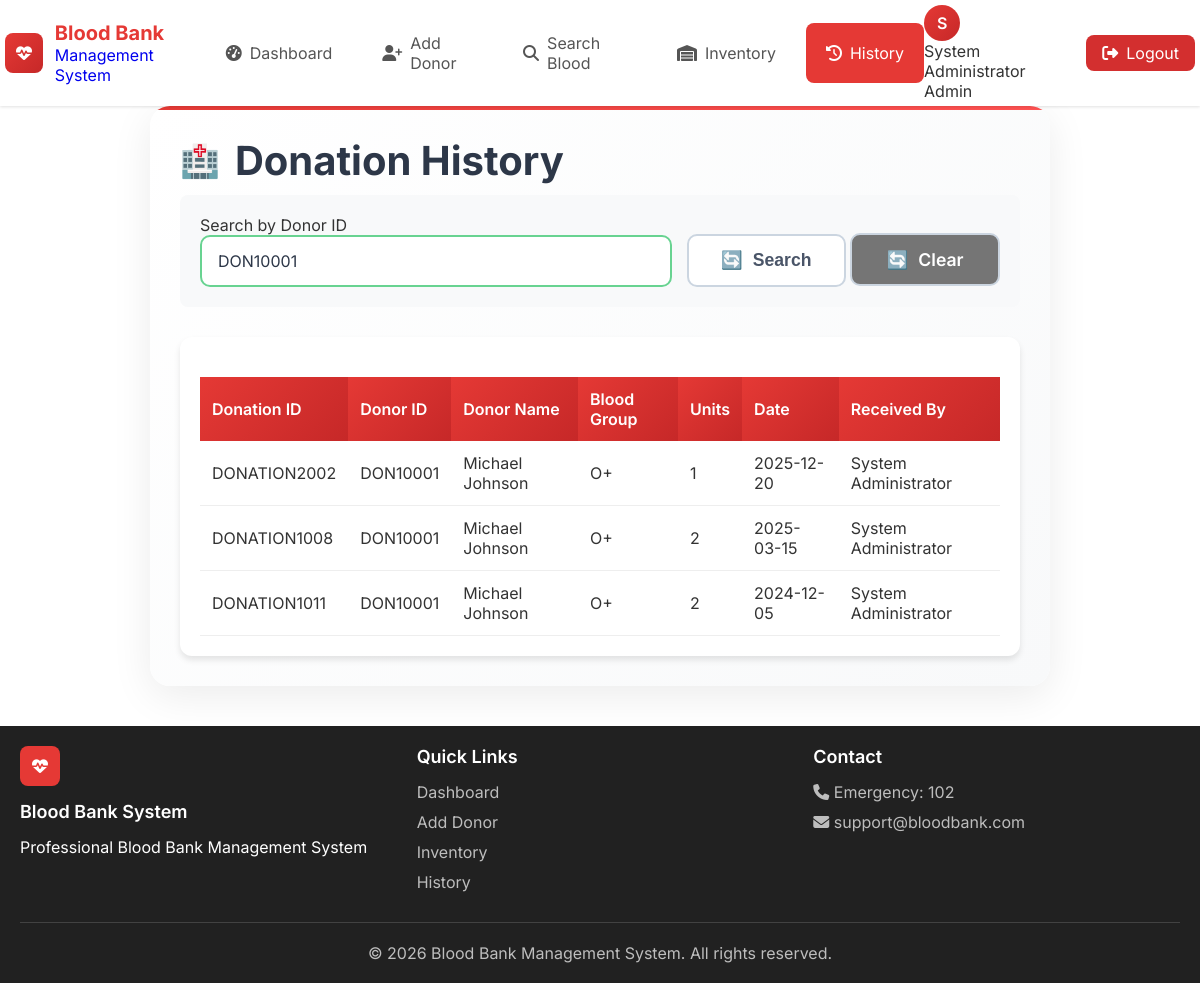
The app's page /history?donor_id=DON10001 (signed in) with its own data.
### tables this page shows
CREATE TABLE donation_history (
        id INTEGER PRIMARY KEY AUTOINCREMENT,
        donation_id TEXT NOT NULL UNIQUE,
        donor_id TEXT NOT NULL,
        donor_name TEXT NOT NULL,
        blood_group TEXT NOT NULL,
        units_donated INTEGER NOT NULL,
        donation_date DATE NOT NULL,
        expiry_date DATE NOT NULL,
        received_by TEXT,
        test_result TEXT DEFAULT 'Passed',
        notes TEXT,
        created_at TIMESTAMP DEFAULT CURRENT_TIMESTAMP
    );

### app.py (the view)
@app.route('/history')
@login_required
def history():
    conn = get_db()
    donor_id = request.args.get('donor_id', '').strip()
    blood_group = request.args.get('blood_group', '')
    start_date = request.args.get('start_date', '')
    end_date = request.args.get('end_date', '')
    query = '''
        SELECT donation_id, donor_id, donor_name, blood_group, units_donated,
               donation_date, expiry_date, received_by, test_result, notes
        FROM donation_history
        WHERE 1=1
    '''
    params = []
    if donor_id:
        query += ' AND donor_id LIKE ?'
        params.append(f'%{donor_id}%')
    if blood_group:
        query += ' AND blood_group = ?'
        params.append(blood_group)
    if start_date:
        query += ' AND donation_date >= ?'
        params.append(start_date)
    if end_date:
        query += ' AND donation_date <= ?'
        params.append(end_date)
    query += ' ORDER BY donation_date DESC'
    history_data = conn.execute(query, params).fetchall()
    conn.close()
    return render_template('history.html', history=history_data)

### app.py (called while the page is built)
def login_required(f):
    @wraps(f)
    def decorated_function(*args, **kwargs):
        if 'user_id' not in session:
            flash('Please login to access this page', 'warning')
            return redirect(url_for('login'))
        return f(*args, **kwargs)
    return decorated_function

def get_db():
    conn = sqlite3.connect('bloodbank.db')
    conn.row_factory = sqlite3.Row
    return conn

### templates/history.html (shortened to what this page needs)
{% extends "base.html" %}
{% block content %}
<div class="form-container">
    <h1>Donation History</h1>
    <form method="GET" action="{{ url_for('history') }}" style="background: #f8f9fa; padding: 20px; border-radius: 8px; margin-bottom: 30px;">
        <div style="display: flex; gap: 15px; align-items: end;">
            <div style="flex: 1;">
                <label>Search by Donor ID</label>
                <input type="text" name="donor_id" class="form-control" value="{{ request.args.get('donor_id', '') }}">
            </div>
            <div>
                <button type="submit" class="btn">Search</button>
                <a href="{{ url_for('history') }}" class="btn" style="background: #757575; color: white;">Clear</a>
            </div>
        </div>
    </form>
    {% if history %}
    <div class="table-container">
        <table class="data-table">
            <thead>
                <tr>
                    <th>Donation ID</th>
                    <th>Donor ID</th>
                    <th>Donor Name</th>
                    <th>Blood Group</th>
                    <th>Units</th>
                    <th>Date</th>
                    <th>Received By</th>
                </tr>
            </thead>
            <tbody>
                {% for record in history %}
                <tr>
                    <td>{{ record.donation_id }}</td>
                    <td>{{ record.donor_id }}</td>
                    <td>{{ record.donor_name }}</td>
                    <td>{{ record.blood_group }}</td>
                    <td>{{ record.units_donated }}</td>
                    <td>{{ record.donation_date }}</td>
                    <td>{{ record.received_by or 'N/A' }}</td>
                </tr>
                {% endfor %}
            </tbody>
        </table>
    </div>
    {% else %}
    <p>No donation records found.</p>
    {% endif %}
</div>
{% endblock %}

### static/style.css (style rules this page uses)
:root { --primary: #e53935; --primary-dark: #c62828; --primary-light: #ff5252; --secondary: #1565c0; --success: #2e7d32; --warning: #ff9800; --danger: #d32f2f; --info: #0288d1; --white: #ffffff; --light: #f5f5f5; --dark: #212121; --gray: #757575; --gray-light: #e0e0e0; --shadow-sm: 0 1px 3px rgba(0,0,0,0.12); --shadow-md: 0 4px 6px rgba(0,0,0,0.1); --shadow-lg: 0 10px 25px rgba(0,0,0,0.1); --radius: 8px; --radius-lg: 12px; --radius-xl: 16px; }
* { margin: 0; padding: 0; box-sizing: border-box; }
body { font-family: 'Inter', -apple-system, BlinkMacSystemFont, sans-serif; min-height: 100vh; color: #333; }
.btn { display: inline-flex; align-items: center; justify-content: center; gap: 8px; padding: 12px 24px; border: none; border-radius: var(--radius); font-size: 16px; font-weight: 500; cursor: pointer; transition: 0.3s; text-decoration: none; }
.form-container { background: white; border-radius: var(--radius-lg); padding: 30px; box-shadow: var(--shadow-md); }
.table-container { background: white; border-radius: var(--radius-lg); padding: 20px; box-shadow: var(--shadow-md); overflow: auto; }
.data-table { width: 100%; border-collapse: collapse; margin-top: 20px; }
.data-table th { background: linear-gradient(135deg, var(--primary), var(--primary-dark)); color: white; padding: 12px; text-align: left; font-weight: 600; }
.data-table td { padding: 12px; border-bottom: 1px solid #eee; }
.form-container { max-width: 900px; margin: 0 auto; padding: 30px; background: linear-gradient(135deg, #ffffff 0%, #f8f9fa 100%); border-radius: 20px; box-shadow: 0 10px 40px rgba(0, 0, 0, 0.08); position: relative; overflow: hidden; }
.form-container::before { content: ''; position: absolute; top: 0; left: 0; right: 0; height: 4px; background: linear-gradient(90deg, #e53935, #ff5252); }
.form-container h1 { color: #2d3748; font-size: 2.5rem; margin-bottom: 10px; display: flex; align-items: center; gap: 15px; }
.form-container h1::before { content: '🏥'; font-size: 2rem; }
.form-control { width: 100%; padding: 14px 16px; border: 2px solid #e2e8f0; border-radius: 10px; font-size: 1rem; color: #2d3748; background: white; transition: all 0.3s ease; font-family: 'Inter', sans-serif; }
.form-control::placeholder { color: #a0aec0; }
.btn { padding: 14px 32px; border: none; border-radius: 10px; font-size: 1.1rem; font-weight: 600; cursor: pointer; transition: all 0.3s ease; display: inline-flex; align-items: center; justify-content: center; gap: 10px; min-width: 150px; text-decoration: none; }
.btn { background: white; color: #4a5568; border: 2px solid #cbd5e0; }
.btn::before { content: '🔄'; }
.form-control:valid { border-color: #68d391; }
.form-control { transition: border-color 0.3s ease, box-shadow 0.3s ease, padding-right 0.3s ease; }

### records on screen
donation_history: donation_id "DONATION2002", donor_id "DON10001", donor_name "Michael Johnson", blood_group "O+", units_donated "1", donation_date "2025-12-20", received_by "System Administrator"
donation_history: donation_id "DONATION1008", donor_id "DON10001", donor_name "Michael Johnson", blood_group "O+", units_donated "2", donation_date "2025-03-15", received_by "System Administrator"
donation_history: donation_id "DONATION1011", donor_id "DON10001", donor_name "Michael Johnson", blood_group "O+", units_donated "2", donation_date "2024-12-05", received_by "System Administrator"

### other values on screen
{{ session.get('user_name', 'U')[0] }} "S"
{{ session.get('user_name', 'User') }} "System Administrator"
{{ session.get('user_role', 'staff')|title }} "Admin"
